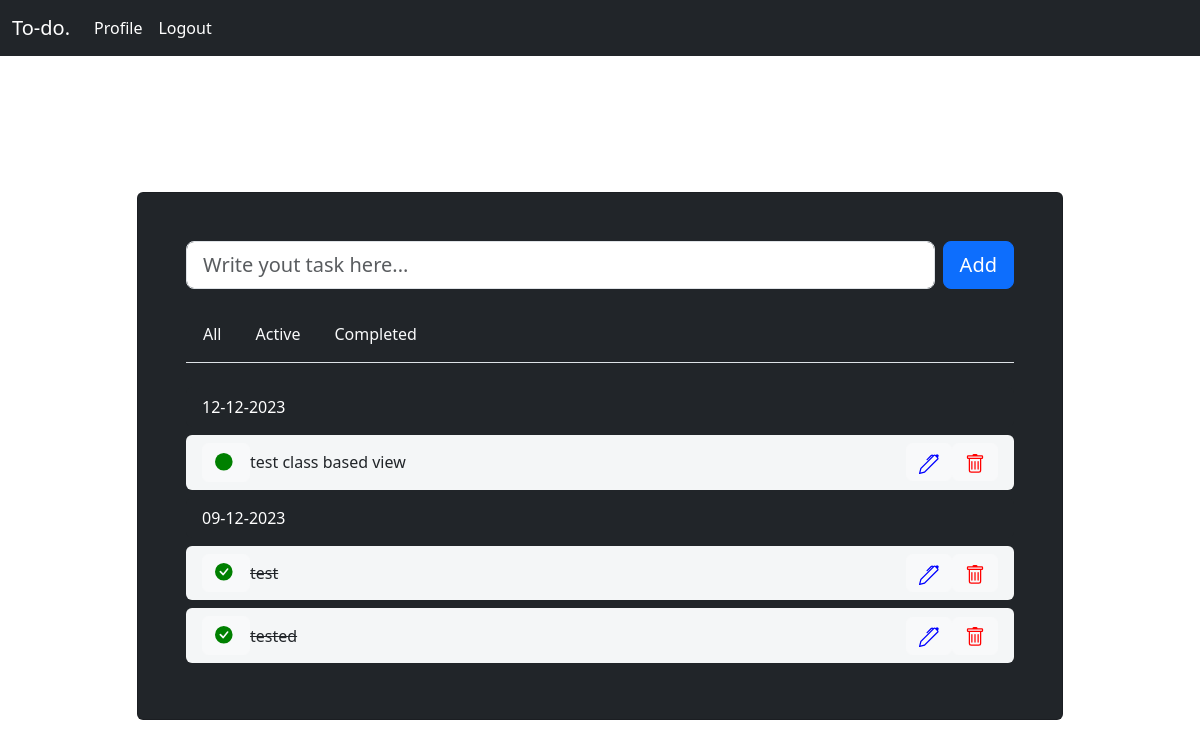
Page / (signed in) on the earlier database version.
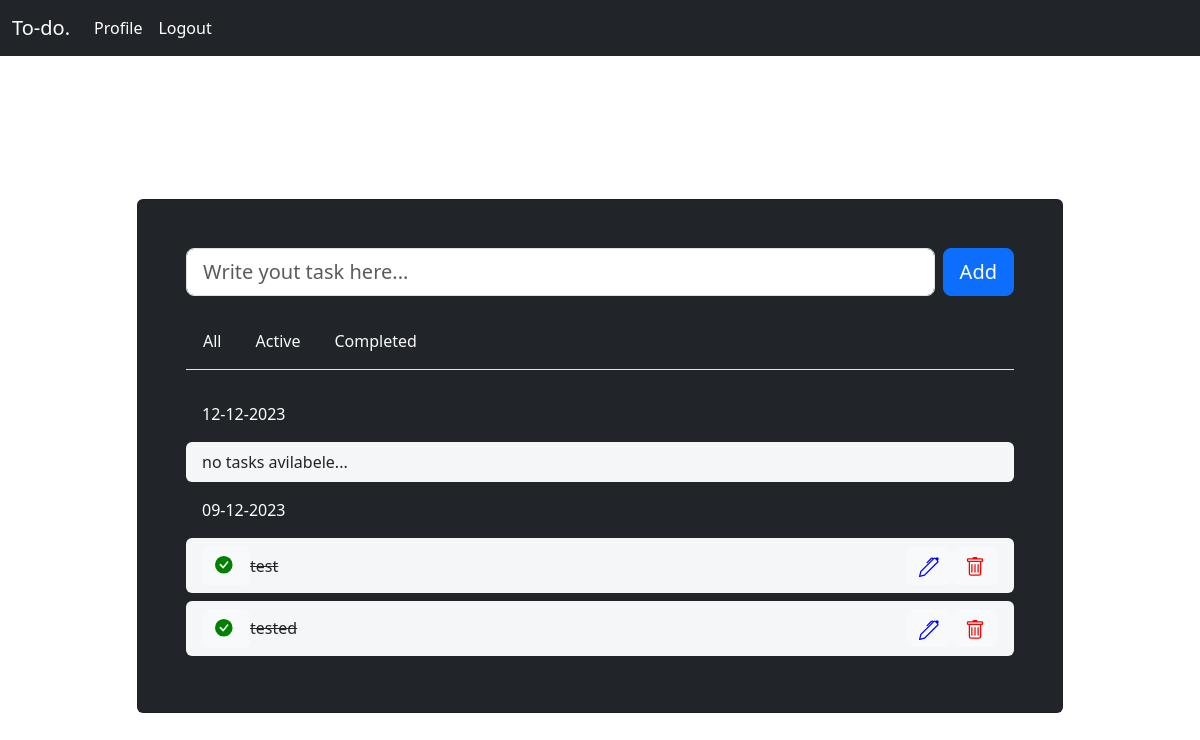
Same page on the later database version.
### main/models.py (models this page shows, shortened)
class Date(models.Model):
    user = models.ForeignKey(User, null=True, on_delete=models.CASCADE)
    now = models.DateField()
    class Meta:
        ordering = ['-now']
    def __str__(self) -> str:
        return self.now.strftime("%d-%m-%Y")

class Task(models.Model):
    user = models.ForeignKey(User, on_delete=models.CASCADE, null=True)
    name = models.CharField(max_length=255)
    completed = models.BooleanField(default=False)
    updated = models.DateTimeField(auto_now=True)
    date = models.ForeignKey(Date, null=True, on_delete=models.SET_NULL)
    class Meta:
        ordering = ['completed', '-updated']
    def get_absolute_url(self):
        return reverse('complete_task', kwargs={"pk": self.id})

### main/views.py (the view, shortened to what this page needs)
# urls.py: path('', views.home, name='home'),
@login_required(login_url='login_user')
def home(request):
    q = request.GET.get('q')
    current_user = request.user
    dates = Date.objects.filter(user=current_user)
    if q:
        tasks = {date:date.task_set.filter(completed=q) for date in dates}
    else:
        tasks = {date:date.task_set.all() for date in dates}
    form = TaskForm()
    context = {'tasks': tasks, 'form':form}
    return render(request, 'main/index.html', context)

### main/forms.py (shortened to what this page needs)
class TaskForm(forms.ModelForm):
    name = forms.CharField(label="", widget=forms.TextInput(attrs={
        'class': 'form-control form-control-lg',
        'placeholder': 'Write yout task here...'
    }))
    class Meta:
        model = Task
        fields = ['name']

### main/templates/main/index.html (shortened to what this page needs)
{% extends 'main/base.html' %} {% block content %}
<section class="vh-100 bg-gray ">
  <div class="container py-5 h-100 ">
    <div class="row d-flex justify-content-center align-items-center h-100">
      <div class="col col-xl-10">
        <div class="card bg-dark text-white">
          <div class="card-body p-5">
            <form
              class="d-flex justify-content-center align-items-center mb-4"
              action=""
              method="POST"
            >
              <div class="form-outline flex-fill">
                {{form.name}}
              </div>
              <button type="submit" class="btn btn-primary btn-lg ms-2">
                Add
              </button>
              <br>
            </form>
            <ul class="nav nav-tabs mb-4 pb-2" id="ex1" role="tablist">
              <li class="nav-item" role="presentation">
                <a
                  class="nav-link link-light"
                  id="ex1-tab-1"
                  data-mdb-toggle="tab"
                  href="{% url 'home' %}"
                  role="tab"
                  aria-controls="ex1-tabs-1"
                  aria-selected="true"
                  >All</a
                >
              </li>
              <li class="nav-item" role="presentation">
                <a
                  class="nav-link link-light"
                  id="ex1-tab-2"
                  data-mdb-toggle="tab"
                  href="{% url 'home' %}?q=False"
                  role="tab"
                  aria-controls="ex1-tabs-2"
                  aria-selected="false"
                  >Active</a
                >
              </li>
              <li class="nav-item" role="presentation">
                <a
                  class="nav-link link-light"
                  id="ex1-tab-3"
                  data-mdb-toggle="tab"
                  href="{% url 'home' %}?q=True"
                  role="tab"
                  aria-controls="ex1-tabs-3"
                  aria-selected="false"
                  >Completed</a
                >
              </li>
            </ul>
            <div class="tab-content" id="ex1-content">
              <div
                class="tab-pane fade show active"
                id="ex1-tabs-1"
                role="tabpanel"
                aria-labelledby="ex1-tab-1"
              >
                <ul class="list-group mb-0">
                  {% for key, values in tasks.items %}
                  <li
                    class="list-group-item d-flex justify-content-between align-items-center bg-dark text-white border-0 mb-2 rounded"
                    style="background-color: #cccecf"
                  >
                    {{key}}
                  </li>
                  {% for task in values %}
                  <li
                    class="list-group-item d-flex justify-content-between align-items-center border-0 mb-2 rounded"
                    style="background-color: #f4f6f7"
                  >
                    <div class="d-flex align-items-center">
                      {% if not task.completed %}
                      <a
                        href="{{ task.get_absolute_url }}"
                        data-mdb-toggle="tooltip"
                        title="edit task"
                        class="btn btn-light"
                      >
                        <svg
                          xmlns="http://www.w3.org/2000/svg"
                          width="22"
                          height="22"
                          fill="green"
                          class="bi bi-circle-fill"
                          viewBox="0 0 20 20"
                        >
                          <circle cx="8" cy="8" r="8" />
                        </svg>
                      </a>
                      {{task.name}} {% else%}
                      <a
                        href="{{ task.get_absolute_url }}"
                        data-mdb-toggle="tooltip"
                        title="edit task"
                        class="btn btn-light"
                      >
                      </a>
                      <s>{{task.name}}</s>
                      {% endif %}
                    </div>
                    <div class="d-flex align-items-center">
                      <a
                        href="{% url 'edit_task' task.id %}"
                        data-mdb-toggle="tooltip"
                        title="edit task"
                        class="btn btn-light"
                      >
                      </a>
                      <a
                        href="{% url 'delete_task' task.id %}"
                        data-mdb-toggle="tooltip"
                        title="Remove task"
                        class="btn btn-light"
                      >
                      </a>
                    </div>
                  </li>
                  {% empty %}
                  <li
                    class="list-group-item d-flex justify-content-between align-items-center text-lg border-0 mb-2 rounded"
                    style="background-color: #f4f6f7"
                  >
                    no tasks avilabele...
                  </li>
                  {% endfor %} {% endfor %}
                </ul>
              </div>
            </div>
          </div>
        </div>
      </div>
    </div>
  </div>
</section>
{% endblock content %}

### main/templates/main/base.html (shortened to what this page needs)
<!DOCTYPE html>
{% load static %}
<html lang="en">
  <head>
    <link
      href="https://cdn.jsdelivr.net/npm/bootstrap@5.3.2/dist/css/bootstrap.min.css"
      rel="stylesheet"
    />
  </head>
  <body>
    {% include 'main/navbar.html' %}
    {% block content %}
    {% endblock %}
  </body>
</html>

### main/templates/main/navbar.html (shortened to what this page needs)
<nav class="navbar navbar-expand-lg navbar-dark bg-dark text-white">
  <div class="container-fluid ">
    <a class="navbar-brand text-white" href="{% url 'home' %}">To-do.</a>
    <div class="collapse navbar-collapse" id="navbarNav">
      <ul class="navbar-nav">
        {% if request.user.is_authenticated %}
        <li class="nav-item">
          <a class="nav-link text-white" href="{% url 'user_profile' %}">Profile</a>
        </li>
        <li class="nav-item">
          <a class="nav-link text-white" href="{% url 'logout_user' %}">Logout</a>
        </li>
        {% endif %}
      </ul>
    </div>
  </div>
</nav>

Differences in the rows shown:
removed Task: name "test class based view", shown under Date (number 1 of 2 on the later page)
shown differently, row unchanged: Date (number 1 of 2 on the later page): now shows "no tasks avilabele..."
